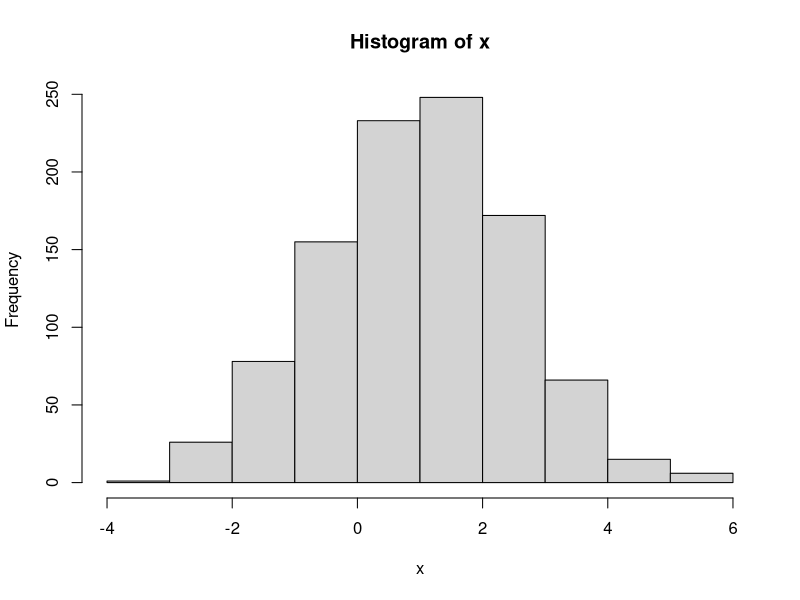

Reproduce this figure in R.
install.packages("maxLik")
# ,repos=c("http://rstudio.org/_packages", "http://cran.rstudio.com"),dependencies = TRUE)
install.packages("miscTools",repos=c("http://rstudio.org/_packages", "http://cran.rstudio.com"))
require("miscTools")
library("maxLik")

set.seed(154)

# generate 1000 random numbers that follow a normal distr with mean 1 and sd 1.5
x<-rnorm(1000,1,1.5)

hist(x)

# likelihood fucntion
llf<-function(param){
  mu<-param[1]
  sigma<-param[2]
  # dnorm returns a vector (1000*1) of the log density of Xs 
  ll<-dnorm(x,mean=mu,sd=sigma,log=TRUE)
  return(sum(ll))
}

# use the likelihood function
llf(c(1.2,0.7))
# llf(c(1.2,0.7)) > llf(c(1.3,0.6)) beacuse the true mean parameter is 1


mlfit<-maxLik(llf,start=c(mu=0.5,sigma=0.75))

print(summary(mlfit))
# gives mu = 0.98, sigma = 1.52...

mlfit$hessian
cov<-(solve(-hessian(mlfit)))
# cov is the inverse of -H

serrors<-sqrt(cov)
